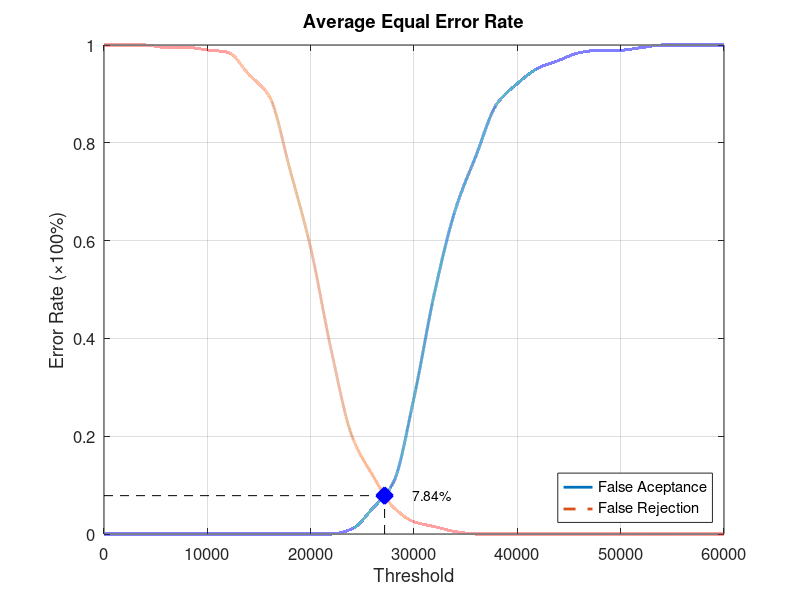
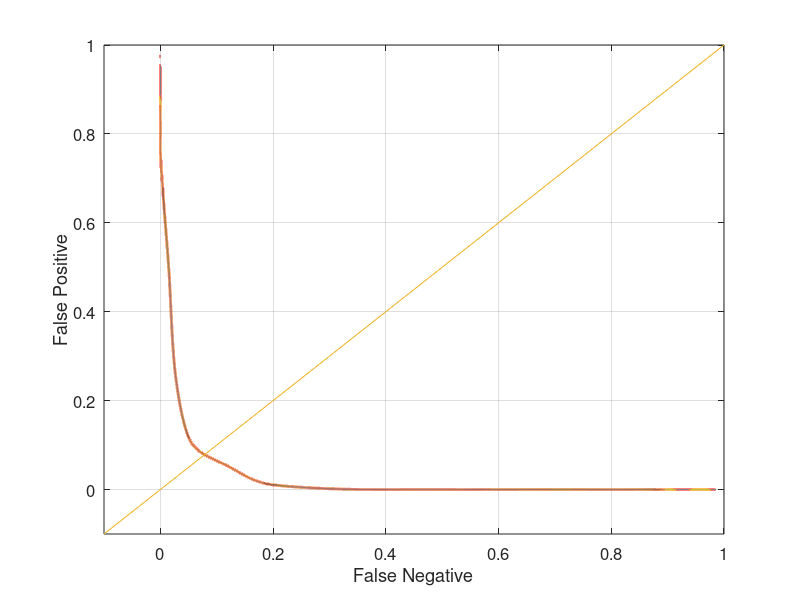

Here is the MATLAB script that generated these plots, in order:
function yEER = Database4_1
close all;
clear;
clc;
x = 0:2000:60000;
xq = 0:0.5:60000;

y0 = [0 0 0 0 0 0 0 0 0 0 0 0 0.0105263 0.0526316 0.105263 0.278947 0.494737 0.663158 0.773684 0.878947 0.921053 0.952632 0.968421 0.984211 0.989474 0.989474 0.994737 1 1 1 1];
yy0 = interp1(x, y0, xq, 'pchip');
y1 = [1 1 1 0.995 0.995 0.99 0.985 0.94 0.895 0.745 0.585 0.375 0.2 0.12 0.055 0.025 0.015 0.005 0 0 0 0 0 0 0 0 0 0 0 0 0];
yy1 = interp1(x, y1, xq, 'pchip');

% Calculating EER: 
y2 = abs(y0 - y1);
find(y2 == min(y2))
yy2 = abs(yy0 - yy1);
xEER = find(yy2 == min(yy2));
xEERIndex = xq(xEER) % X-axis EER
yEER = yy0(xEER) % Y-axis EER

main = figure
plot(xq, yy0,'-','LineWidth', 2);	hold on
plot(xq, yy1,'--','LineWidth', 2);	hold on
plot([xEERIndex xEERIndex], [0 yEER], 'k--');	hold on
plot([0 xEERIndex], [yEER yEER], 'k--');	hold on
plot(xEERIndex, yEER, 'bx', 'LineWidth', 10);	hold on
text(xEERIndex + 10 * xEERIndex / 100, yEER, [num2str(round((10000 * yEER)) / 100) '%'])
legend('False Aceptance', 'False Rejection', 'Location', 'SouthEast')
xlabel('Threshold')
ylabel('Error Rate (\times100%)')
title('Average Equal Error Rate')
set(gca, 'FontSize', 12)
axis([0 60000 0 1])
grid on

print(main, 'Database4_1Main', '-dpng');
FNRxFPR = figure('Color', [1 1 1]);
plot(yy1, yy0, '-', yy1, yy0, 'LineWidth', 2);
hold on
y = -0.1:0.1:1
plot(y, y); 
set(gca, 'FontSize', 12)
xlabel('False Negative')
ylabel('False Positive')
axis([-0.1 1 -0.1 1])
set(gca, 'FontSize', 12)
grid on

print(FNRxFPR, 'Database4_1FNRxFPR','-dpng');
end
